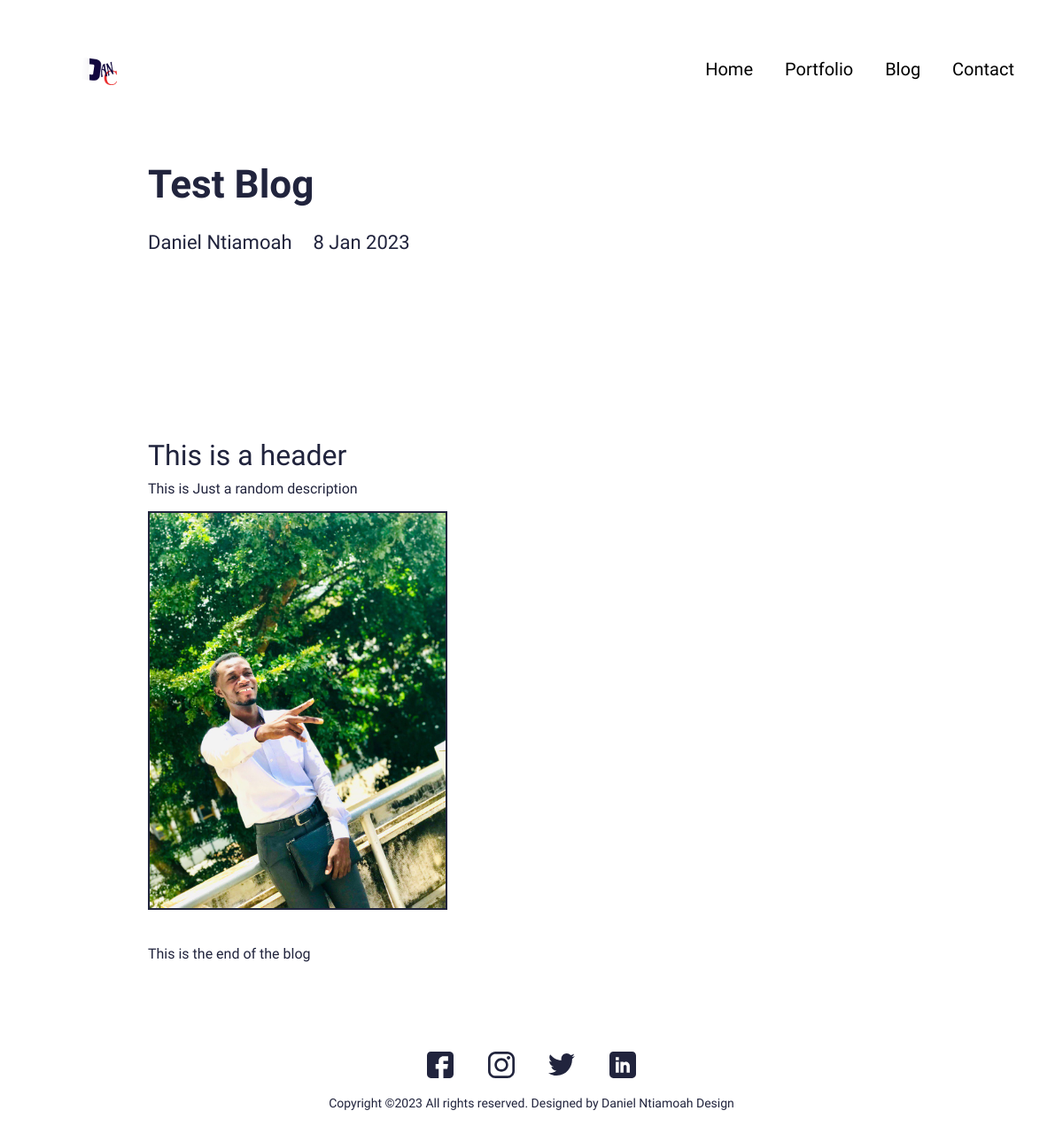
The page /blog/test-blog on the database its author committed.
### main/models.py (models this page shows, shortened)
class Blog(models.Model):
    class meta:
        verbose_name_plural='Blog Profiles'
        verbose_name='Blog'
        ordering=['timestamp']
    timestamp=models.DateTimeField(auto_now_add=True)
    author=models.CharField(max_length=500,blank=True,null=True)
    name=models.CharField(max_length=200,blank=True,null=True)
    description=models.CharField(max_length=200, blank=True,null=True)
    body=RichTextField(blank=True,null=True)
    image=models.ImageField(blank=True,null=True,upload_to='blog')
    slug=models.SlugField(blank=True,null=True)
    is_active=models.BooleanField(default=True)

### main/views.py (the view)
# urls.py: path('blog/<slug:slug>', views.BlogDetailView.as_view(),name='blog'),
class BlogDetailView(generic.DetailView):
    model=Blog
    template_name='main/blog-detail.html'

### resume_demo/context_processors.py (called while the page is built)
def project_context(request):
    context = {
        'me': User.objects.first(),
    }
    return context

### main/templates/main/blog-detail.html (shortened to what this page needs)
{% extends 'main/base.html' %}
{% load static %}
{% block content %}
<section>
  <div class="innerPageBannerCol">
    <div class="container">
      <div class="row g-4 g-md-3  align-items-center">
        <div class="col-md-6">
          <div class="bannerContent">
            <h1 class="xlTitle pb-md-3">{{object.name|title}}</h1>
          </div>
        </div>
      </div>
      <div class="row">
        <div class="col-md-auto">
          <div class="authorCol">
            <h4 class="smTitle pb-3">{{object.author|title}}</h4>
          </div>
        </div>
        <div class="col-md">
          <h4 class="smTitle pb-3">{{object.timestamp.date}}</h4>
        </div>
      </div>
    </div>
  </div>
</section>
<section>
  <div class="sectionSpaceSm">
    <div class="container">
      {{object.body|safe}}
    </div>
  </div>
</section>
{% endblock %}

### static/css/style.css (style rules this page uses)
:root { --primaryColor: #9C07B6; --primaryDarkColor: #3D0048; --primaryHoverColor: #900AA8; --secondaryColor: #F9B000; --baseColor: #21243D; --baseFont: 'Heebo', sans-serif; --titleFont: 'Courier Prime', monospace; --regular: 400; --medium: 500; --bold: 700; --black: 900; --lightBg: #F1F1F1; }
html { scroll-behavior: smooth; }
body { font-family: var(--baseFont); color: var(--baseColor); line-height: normal; }
img { max-width: 100%; }
.xlTitle { font-size: 44px; line-height: 1.3; font-weight: var(--bold); font-family: var(--titleFont) }
.smTitle { font-size: 22px; line-height: normal; font-weight: var(--regular); font-family: var(--titleFont) }
.sectionSpaceSm { padding: 35px 0; }
.innerPageBannerCol { padding: 180px 0 150px; }
@media (min-width:992px) { .container, .container-lg, .container-md, .container-sm, .container-xl, .container-xxl { max-width: 890px; } }

### rows shown on the page
Blog: name "Test Blog", author "Daniel Ntiamoah", timestamp "8 Jan 2023", body "This is a header This is Just a random description This is the end of the blog", body (picture)
